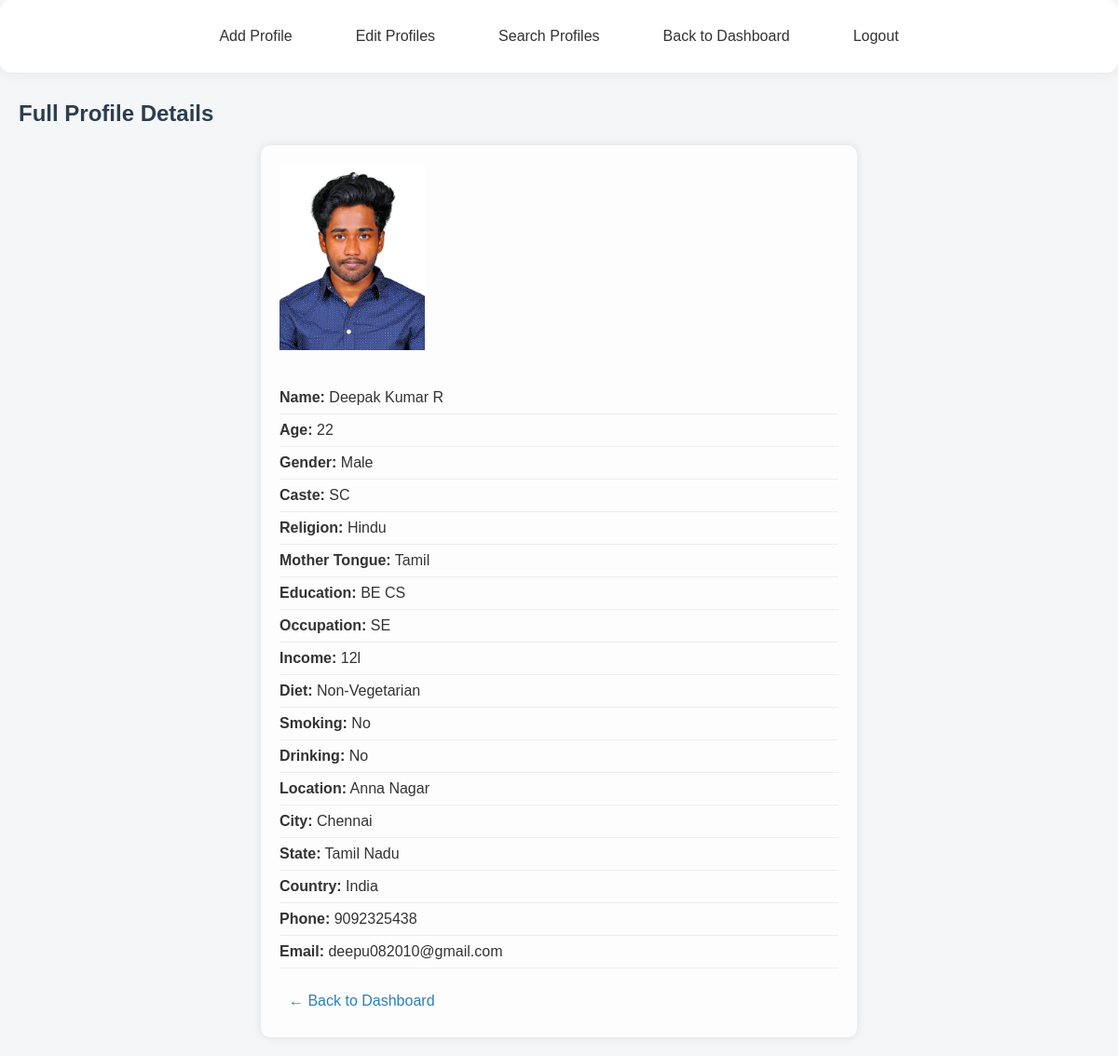
The app's page /profile/1 (signed in) with its own data.
### models.py (models this page shows)
class Profile(db.Model):
    id = db.Column(db.Integer, primary_key=True)
    full_name = db.Column(db.String(100), nullable=False)
    age = db.Column(db.Integer, nullable=False)
    gender = db.Column(db.String(10), nullable=False)
    caste = db.Column(db.String(50), nullable=True)
    religion = db.Column(db.String(50), nullable=True)
    mother_tongue = db.Column(db.String(50), nullable=True)
    education = db.Column(db.String(100), nullable=True)
    occupation = db.Column(db.String(100), nullable=True)
    income = db.Column(db.String(50), nullable=True)
    diet = db.Column(db.String(50), nullable=True)
    smoking = db.Column(db.String(20), nullable=True)
    drinking = db.Column(db.String(20), nullable=True)
    location = db.Column(db.String(100), nullable=True)
    city = db.Column(db.String(50), nullable=True)
    state = db.Column(db.String(50), nullable=True)
    country = db.Column(db.String(50), nullable=True)
    phone = db.Column(db.String(20), nullable=True)
    email = db.Column(db.String(100), nullable=True)
    photo_filename = db.Column(db.String(100), nullable=True)

### app.py (the view)
@app.route('/profile/<int:profile_id>')
@login_required
def view_profile(profile_id):
    profile = Profile.query.get_or_404(profile_id)
    return render_template('view_profile.html', profile=profile)

### app.py (called while the page is built)
@login_manager.user_loader
def load_user(user_id):
    return Admin.query.get(int(user_id))

### templates/view_profile.html (shortened to what this page needs)
<head>
    <link rel="stylesheet" href="{{ url_for('static', filename='style.css') }}">
</head>
{% include 'navbar.html' %}
<h2>Full Profile Details</h2>
<div class="profile-full-details">
    {% if profile.photo_filename %}
        <img src="{{ url_for('static', filename='uploads/' + profile.photo_filename) }}" height="200"><br><br>
    {% endif %}
    <ul>
        <li><strong>Name:</strong> {{ profile.full_name }}</li>
        <li><strong>Age:</strong> {{ profile.age }}</li>
        <li><strong>Gender:</strong> {{ profile.gender }}</li>
        <li><strong>Caste:</strong> {{ profile.caste }}</li>
        <li><strong>Religion:</strong> {{ profile.religion }}</li>
        <li><strong>Mother Tongue:</strong> {{ profile.mother_tongue }}</li>
        <li><strong>Education:</strong> {{ profile.education }}</li>
        <li><strong>Occupation:</strong> {{ profile.occupation }}</li>
        <li><strong>Income:</strong> {{ profile.income }}</li>
        <li><strong>Diet:</strong> {{ profile.diet }}</li>
        <li><strong>Smoking:</strong> {{ profile.smoking }}</li>
        <li><strong>Drinking:</strong> {{ profile.drinking }}</li>
        <li><strong>Location:</strong> {{ profile.location }}</li>
        <li><strong>City:</strong> {{ profile.city }}</li>
        <li><strong>State:</strong> {{ profile.state }}</li>
        <li><strong>Country:</strong> {{ profile.country }}</li>
        <li><strong>Phone:</strong> {{ profile.phone }}</li>
        <li><strong>Email:</strong> {{ profile.email }}</li>
    </ul>
    <a href="{{ url_for('dashboard') }}">← Back to Dashboard</a>
</div>

### static/style.css (style rules this page uses)
h2, h3 { color: #2c3e50; margin-left: 20px; }
a { color: #2980b9; text-decoration: none; margin: 10px; display: inline-block; }
.profile-full-details { max-width: 600px; margin: 20px auto; padding: 20px; border-radius: 10px; background: #fdfdfd; box-shadow: 0 0 10px rgba(0, 0, 0, 0.1); }
.profile-full-details ul { list-style: none; padding: 0; }
.profile-full-details li { padding: 8px 0; border-bottom: 1px solid #eee; }

### records on screen
Profile: photo_filename (picture), full_name "Deepak Kumar R", age "22", gender "Male", caste "SC", religion "Hindu", mother_tongue "Tamil", education "BE CS", occupation "SE", income "12l", diet "Non-Vegetarian", smoking "No", drinking "No", location "Anna Nagar", city "Chennai", state "Tamil Nadu", country "India", phone "9092325438", email "deepu082010@gmail.com"
